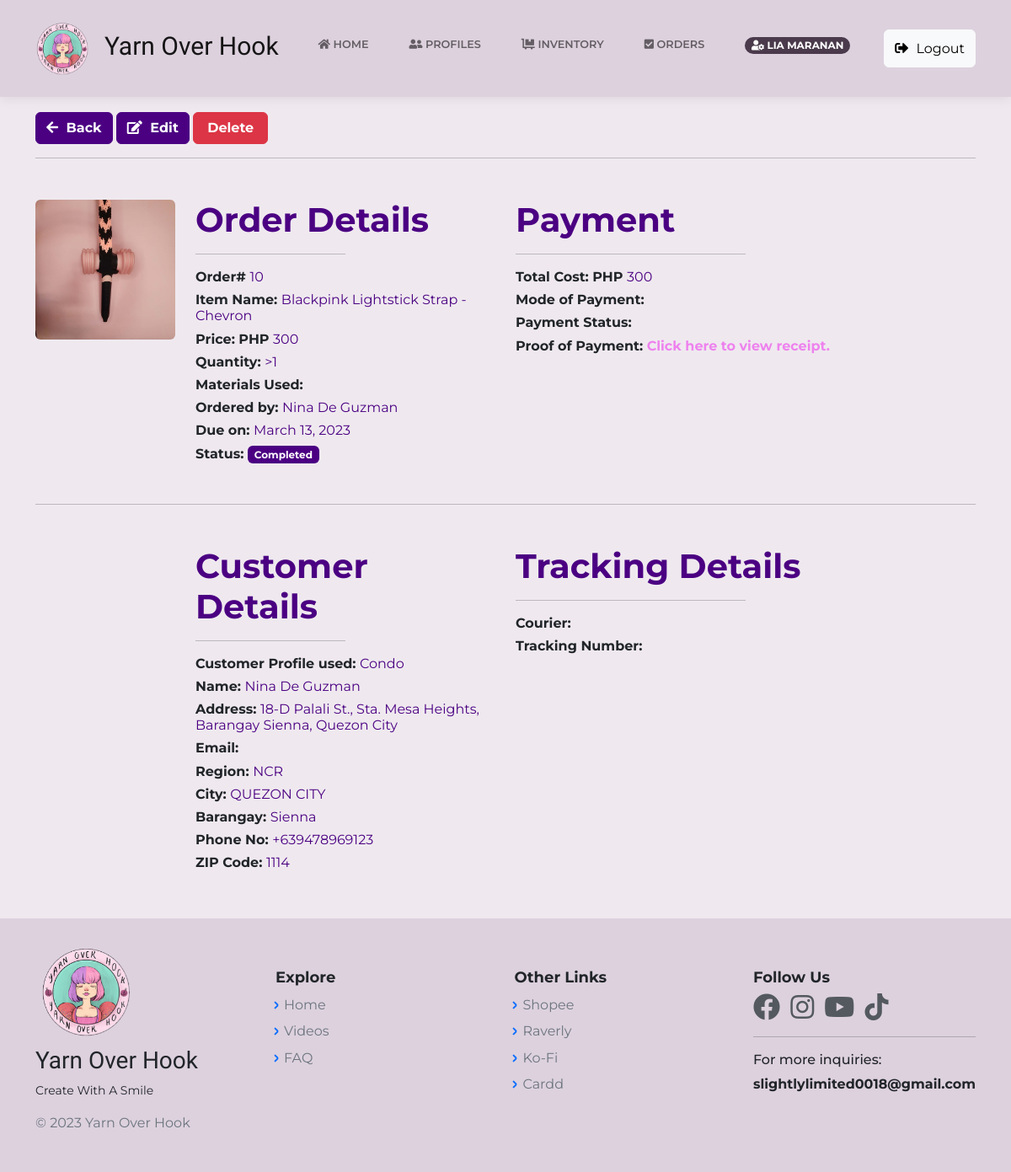
Page /OrderPageAdmin.php?id=10 (signed in) on the earlier database version.
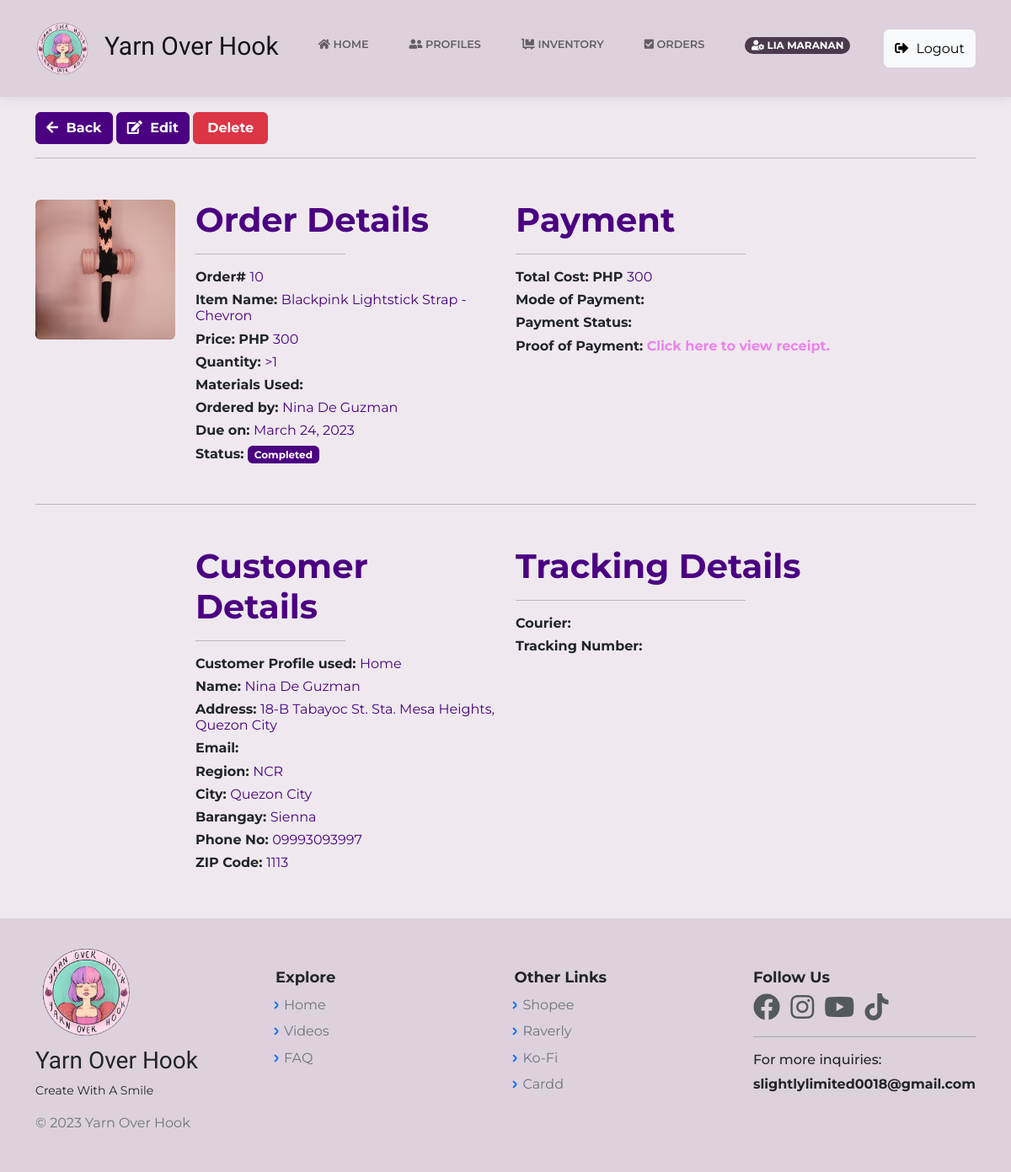
Same page on the later database version.
### tables this page shows
CREATE TABLE `orders_db` (
  `OrderID` bigint(20) NOT NULL,
  `ItemID` bigint(20) NOT NULL,
  `c_id` bigint(12) NOT NULL,
  `cust_status` int(11) NOT NULL DEFAULT 1,
  `OrderQty` int(11) NOT NULL,
  `OrderType` varchar(255) NOT NULL,
  `TypeID` int(11) NOT NULL,
  `OrderDate` timestamp NOT NULL DEFAULT current_timestamp() ON UPDATE current_timestamp(),
  `OrderTotal` int(12) NOT NULL,
  `proof_img` varchar(255) NOT NULL,
  `p_mode` varchar(255) NOT NULL,
  `tracking_no` varchar(255) NOT NULL,
  `courier_id` varchar(255) NOT NULL,
  `pay_status` varchar(255) NOT NULL
);

CREATE TABLE `inventory_db` (
  `id` bigint(20) NOT NULL,
  `ItemID` bigint(20) NOT NULL,
  `ItemName` varchar(100) NOT NULL,
  `ItemImg` varchar(255) NOT NULL,
  `ItemDesc` text NOT NULL,
  `ItemType` varchar(255) NOT NULL,
  `TypeID` int(11) NOT NULL,
  `ItemPrice` int(12) NOT NULL,
  `ItemQty` int(12) NOT NULL,
  `created_at` timestamp NOT NULL DEFAULT current_timestamp() ON UPDATE current_timestamp()
);

CREATE TABLE `cust_profile` (
  `id` bigint(20) NOT NULL,
  `c_id` bigint(12) NOT NULL,
  `c_name` varchar(60) NOT NULL,
  `c_label` varchar(255) NOT NULL,
  `region` varchar(60) NOT NULL,
  `city` varchar(60) NOT NULL,
  `street` varchar(60) NOT NULL,
  `barangay` varchar(60) NOT NULL,
  `phone_no` varchar(20) NOT NULL,
  `zip_code` int(12) NOT NULL,
  `unit_no` int(11) NOT NULL,
  `date` timestamp NOT NULL DEFAULT current_timestamp() ON UPDATE current_timestamp(),
  `address` varchar(150) NOT NULL,
  `login_id` bigint(12) NOT NULL,
  `unique_id` int(5) NOT NULL DEFAULT 1,
  `cust_status` int(1) NOT NULL DEFAULT 0
);

### OrderPageAdmin.php (the view, shortened to what this page needs)
<?php
    include("includes/dbh.inc.php");
    if(isset($_GET['id'])) {
		$id = mysqli_real_escape_string($con, $_GET['id']);
		$item = "SELECT * FROM orders_db INNER JOIN cust_profile
        ON orders_db.c_id = cust_profile.c_id INNER JOIN inventory_db
        ON orders_db.ItemID = inventory_db.ItemID  WHERE OrderID = $id AND cust_profile.cust_status = '1'";
		$result = mysqli_query($con, $item);
		$order = mysqli_fetch_assoc($result);
	}
    require 'layouts/Header.php';
?>
<body class="d-flex flex-column min-vh-100">
<?php require 'layouts/nav.php';?>
    <div class="container my-5">
        <form class="mb-3" method="POST" id="form">
        <button class="btn btn-primary pull-right" type="button" style="font-weight:bold;border-color:indigo;background:indigo;"><a href="OrdersAdminView.php" style="text-decoration:none;color:white;"><i class="fa fa-arrow-left"></i> Back </a></button>
            <a class="btn btn-dark" href="EditOrder.php?id=<?php echo $order['OrderID']; ?>" type="submit" name="edit" role="button" style="font-weight:bold;border-color:indigo;background-color:indigo;"><i class="fas fa-edit"></i> Edit</a>
            <input class="btn btn-danger" name="delete" role="button" value="Delete" style="width: 8%;font-weight:bold;">
        </form><hr>
        <div class="row mt-5">
            <div class="col-md-6">
                <div class="row">
                    <div class="col-md-4">
                        <img class="rounded img-fluid" src="<?php echo $order['ItemImg']; ?>">
                    </div>
                    <div class="col-md-8">
                        <h3 style="font-size:40px; color:indigo;"><strong> Order Details </strong></h3><hr style="width:50%;">
                        <h6 style="font-weight:bold;"> Order# <span style="font-weight:lighter;color:indigo;"><?php echo $order['OrderID']; ?></span></h6>
                        <h6 style="font-weight:bold;"> Item Name: <span style="font-weight:lighter;color:indigo;"><?php echo $order['ItemName']; ?></span></h6>
                        <h6 style="font-weight:bold;"> Price: PHP <span style="font-weight:lighter;color:indigo;"><?php echo $order['ItemPrice']; ?></span></h6>
                        <h6 style="font-weight:bold;"> Quantity: <span style="font-weight:lighter;color:indigo;">><?php echo $order['OrderQty']; ?></span></h6>
                        <h6 style="font-weight:bold;"> Materials Used: </h6>
                        <h6 style="font-weight:bold;"> Ordered by: <span style="font-weight:lighter;color:indigo;"><?php echo $order['c_name']; ?></h6>
                        <h6 style="font-weight:bold;"> Due on: <span style="font-weight:lighter;color:indigo;"><?php echo date("F d, Y", strtotime($order['OrderDate'])); ?></span></h6>
                        <h6 style="font-weight:bold;"> Status: <span class="badge" style="background-color:indigo"><?php echo $order['OrderType']; ?></span></h6>
                    </div>
                </div>
            </div>
            <div class="col-md-6">
                    <h3 style="font-size:40px; color:indigo;"><strong> Payment </strong></h3><hr style="width:50%;">
                    <h6 style="font-weight:bold;"> Total Cost: PHP <span style="font-weight:lighter;color:indigo;"><?php echo $order['OrderTotal']; ?></h6>
                    <h6 style="font-weight:bold;"> Mode of Payment: <span class="badge" style="background-color:blue"><?php echo $order['p_mode']; ?></h6>
                    <h6 style="font-weight:bold;"> Payment Status: <span style="font-weight:bold;color:red;"><?php echo $order['pay_status']; ?></h6>
                    <h6 style="font-weight:bold;"> Proof of Payment: <a href="<?php echo $order['proof_img']; ?>" style="font-weight:bold;;color:violet;text-decoration:none;" > Click here to view receipt. </a></h6>
                </div>
        </div>
        <br><hr>
        <div class="row mt-5">
            <div class="col-md-6">
                <div class="row">
                    <div class="col-md-4">
                    </div>
                    <div class="col-md-8">
                    <h3 style="font-size:40px; color:indigo;"><strong> Customer Details </strong></h3><hr style="width:50%;">
                        <h6 style="font-weight:bold;"> Customer Profile used: <span style="font-weight:lighter;color:indigo;"><?php echo $order['c_label']; ?></h6>
                        <h6 style="font-weight:bold;"> Name: <span style="font-weight:lighter;color:indigo;"><?php echo $order['c_name']; ?> </h6>
                        <h6 style="font-weight:bold;"> Address: <span style="font-weight:lighter;color:indigo;"><?php echo $order['address']; ?></h6>
                        <h6 style="font-weight:bold;"> Email: <span style="font-weight:lighter;color:indigo;"><?php echo $order['email']; ?></h6>
                        <h6 style="font-weight:bold;"> Region: <span style="font-weight:lighter;color:indigo;"><?php echo $order['region']; ?></h6>
                        <h6 style="font-weight:bold;"> City: <span style="font-weight:lighter;color:indigo;"><?php echo $order['city']; ?></h6>
                        <h6 style="font-weight:bold;"> Barangay: <span style="font-weight:lighter;color:indigo;"><?php echo $order['barangay']; ?></h6>
                        <h6 style="font-weight:bold;"> Phone No: <span style="font-weight:lighter;color:indigo;"><?php echo $order['phone_no']; ?></h6>
                        <h6 style="font-weight:bold;"> ZIP Code: <span style="font-weight:lighter;color:indigo;"><?php echo $order['zip_code']; ?></h6>
                    </div>
                </div>
            </div>
            <div class="col-md-6">
                    <h3 style="font-size:40px; color:indigo;"><strong> Tracking Details </strong></h3><hr style="width:50%;">
                    <h6 style="font-weight:bold;"> Courier: <span style="font-weight:lighter;color:indigo;"><?php echo $order['courier_id']; ?></h6>
                    <h6 style="font-weight:bold;"> Tracking Number: <span style="font-weight:lighter;color:indigo;"><?php echo $order['tracking_no']; ?></h6>
                </div>
        </div>
    </div>
<?php require 'layouts/Footer.php';?>

### layouts/Header.php (shortened to what this page needs)
<!DOCTYPE html>
    <html lang="en">
    <head>
        <link rel="stylesheet" href="assets/bootstrap/css/bootstrap.min.css">
        <link rel="stylesheet" href="https://use.fontawesome.com/releases/v5.14.0/css/all.css">
        <link rel="stylesheet" href="https://cdnjs.cloudflare.com/ajax/libs/OwlCarousel2/2.3.4/assets/owl.carousel.min.css" />
        <link rel="stylesheet" href="https://cdnjs.cloudflare.com/ajax/libs/OwlCarousel2/2.3.4/assets/owl.theme.default.min.css" />
        <link rel="stylesheet" href="https://cdn.jsdelivr.net/npm/pace-js@latest/pace-theme-default.min.css">
        <link href="https://cdnjs.cloudflare.com/ajax/libs/sweetalert/1.1.3/sweetalert.css" rel="stylesheet" />
        <link rel="stylesheet" href="assets/css/main.css">
        <link rel="stylesheet" href="assets/css/minimal.css">
        <link rel="stylesheet" href="assets/css/animate.min.css">
        <link rel="stylesheet" href="assets/fonts/simple-line-icons.min.css">
        <link rel="stylesheet" href="assets/css/Animated-Pretty-Product-List-v12-Animated-Pretty-Product-List.css">
        <link rel="stylesheet" href="assets/css/ProdListDesign.css">
        <link rel="stylesheet" href="assets/css/Login-with-overlay-image.css">
        <link rel="stylesheet" href="assets/css/LoginOverlay.css">
        <link rel="stylesheet" href="assets/css/modal.css">
        <link rel="stylesheet" href="assets/css/Profile-Card.css">
        <link rel="stylesheet" href="assets/css/Profile-Edit-Form-styles.css">
        <link rel="stylesheet" href="assets/css/Profile-Edit-Form.css">
        <link rel="stylesheet" href="assets/css/ProfileEdit1.css">
        <link rel="stylesheet" href="assets/css/ProfileEdit2.css">
        <link rel="stylesheet" href="assets/css/ProfileEdit3.css">
        <link rel="stylesheet" href="assets/css/SearchCSS.css">
        <link rel="stylesheet" href="assets/css/Search-Input-responsive.css">
        <link rel="stylesheet" href="assets/css/styleA.css">
        <link rel="stylesheet" href="assets/css/vanilla-zoom.min.css">
        <link rel="stylesheet" href="assets/css/ProfileDesignAdmin.css">
    </head>

### layouts/Nav.php (shortened to what this page needs)
<header>
    <nav class="navbar navbar-light navbar-expand-lg fixed-top clean-navbar">
        <div class="container">
        <a class="navbar-brand logo mx-auto" href="HomePage.php" style="padding-left: 55px;padding-right: 0px;margin-right: 44px;font-size: 30px;font-family: Alata, sans-serif;">
        <img width="70" style="padding-left: 0px;margin-left: -58px;padding-bottom: 0px;" src="assets/img/LOGOEXAMPLE.png" title="Yarn Over Hook" alt="Yarn Over Hook">&nbsp; Yarn Over Hook</a>
            <div class="collapse navbar-collapse my-2" id="navcol-1">
            <?php
                if (isset($_SESSION['login_id']) && $_SESSION['user_rank'] == 'user'){
                    echo '<ul class="navbar-nav ms-auto">
                    <li class="nav-item"><a class="nav-link" href="HomePage.php"><i class="fas fa-home"></i> Home</a></li>
                    <li class="nav-item"><a class="nav-link" href="ProfileAccntView.php"><i class="fas fa-user-friends"></i> Profiles</a></li>
                    <li class="nav-item"><a class="nav-link" href="OrderPageCust.php"><i class="fas fa-check-square"></i> Orders</a></li>
                    <li class="nav-item"><a class="nav-link" href="UserProfile.php"><h6><span class="badge rounded-pill text-white" style="background-color: #4a3a4b;"><i class="fas fa-user-circle"></i> '.$_SESSION['cust_name'].'</span></h6></a></li>
                    <button class="btn btn-light my-3 my-sm-0" id="logout" name="logout" type="submit"> <i class="fas fa-sign-out-alt"></i> Logout</button>
                    </ul>';
                    ?>
                    <script src="https://ajax.googleapis.com/ajax/libs/jquery/1.12.4/jquery.min.js"></script>
                    <script src="https://maxcdn.bootstrapcdn.com/bootstrap/3.3.7/js/bootstrap.min.js"></script>
                    <script src="assets/js/sessiontimeout.js"></script>
                    <?php
                } else if (isset($_SESSION['login_id']) && $_SESSION['user_rank'] == 'admin') {
                    echo '<ul class="navbar-nav ms-auto">
                    <li class="nav-item"><a class="nav-link" href="HomePage.php"><i class="fas fa-home"></i> Home</a></li>
                    <li class="nav-item"><a class="nav-link" href="CustomerProfileListAdmin.php"><i class="fas fa-user-friends"></i> Profiles</a></li>
                    <li class="nav-item"><a class="nav-link" href="Inventory.php"><i class="fas fa-dolly-flatbed"></i> Inventory</a></li>
                    <li class="nav-item"><a class="nav-link" href="OrdersAdminView.php"><i class="fas fa-check-square"></i> Orders</a></li>
                    <li class="nav-item"><a class="nav-link" href="UserProfileAdmin.php"><h6><span class="badge rounded-pill text-white" style="background-color: #4a3a4b;"><i class="fas fa-user-cog"></i> '.$_SESSION['cust_name'].'</span></h6></a></li>
                    <button class="btn btn-light my-3 my-sm-0" id="logout" name="logout" type="submit"> <i class="fas fa-sign-out-alt"></i> Logout</button>
                    </ul>';
                    ?>
            <?php
                }
            ?>
            </div>
        </div>
    </nav>
</header>

### layouts/Footer.php (shortened to what this page needs)
  <footer class="mt-auto page-footer">
    <div class="container">
   	  <div class="row">
        <div class="col-12 col-md-3">
        	<a href="#"><img class="mb-2" src="assets/img/LOGOEXAMPLE.png" width="120" alt="Yarn Over Hook" title="Yarn Over Hook"></a>
          <h3 style="font-family: Alata, sans-serif;">Yarn Over Hook</h3>
          <small class="d-block mb-3">Create With A Smile</small>
          <p class="d-block mb-3 text-muted">&copy; <?php echo date("Y"); ?> Yarn Over Hook</p>
        </div>
        <div class="col-6 col-md">
          <h5>Explore</h5>
          <ul class="list-unstyled text-small">
            <li class="mb-1"><a class="link-secondary text-decoration-none" href="HomePage.php">Home</a></li>
            <li class="mb-1"><a class="link-secondary text-decoration-none" href="Videos.php">Videos</a></li>
            <li class="mb-1"><a class="link-secondary text-decoration-none" href="FAQ.php">FAQ</a></li>
          </ul>
        </div>
        <div class="col-6 col-md">
          <h5>Other Links</h5>
          <ul class="list-unstyled text-small">
            <li class="mb-1"><a class="link-secondary text-decoration-none" target="_blank" href="https://shopee.ph/y.o.h.plus">Shopee</a></li>
            <li class="mb-1"><a class="link-secondary text-decoration-none" target="_blank" href="https://www.ravelry.com/people/yohplus">Raverly</a></li>
            <li class="mb-1"><a class="link-secondary text-decoration-none" target="_blank" href="https://ko-fi.com/yohplus/link/CHONKY10">Ko-Fi</a></li>
            <li class="mb-1"><a class="link-secondary text-decoration-none" target="_blank" href="https://yohplus.carrd.co">Cardd</a></li>
          </ul>
        </div>
        <div class="col-12 col-md">
        <h5>Follow Us</h5>
          <div class="ft-soc">
  				  <a href="https://www.facebook.com/y.o.h.plus" target="_blank"> <i class="fab fa-facebook fa-2x me-2"></i></a>
            <a href="https://www.instagram.com/y.o.h.plus" target="_blank"> <i class="fab fa-instagram fa-2x me-2"></i></a>
  				  <a href="https://www.youtube.com/channel/UCSxg8KwMRQxEk8v5vjpXKcg" target="_blank"> <i class="fab fa-youtube fa-2x me-2"></i></a>
            <a href="https://vt.tiktok.com/ZScNM2Lx" target="_blank"> <i class="fab fa-tiktok fa-2x me-2"></i></a>
          </div><hr>
        <h6>For more inquiries:</h6>
        <strong>slightlylimited0018@gmail.com</strong>
    </footer>
    </body>
</html>

### assets/css/main.css (style rules this page uses)
body { background-color: #efe9ef !important; padding-top: 85px; }
footer { background-color: #ddd1de !important; padding: 30px; }
nav { padding: 20px; }
.navbar { background-color: #ddd1de; }
.container { animation: transitionInContainer 0.50s; }

### assets/css/Profile-Edit-Form-styles.css (style rules this page uses)
hr { height: 2px; }

### assets/css/Profile-Edit-Form.css (style rules this page uses)
hr { height: 2px; }

### assets/css/ProfileEdit1.css (style rules this page uses)
hr { height: 2px; }

### assets/css/ProfileEdit2.css (style rules this page uses)
hr { height: 2px; }

### OrderPageAdmin.php (style rules this page uses)
.row:after { content: ""; display: table; clear: both; }

Differences in the rows shown:
changed orders_db "Completed": OrderDate "March 13, 2023" → "March 24, 2023"; cust_profile.c_label "Condo" → "Home"; cust_profile.address "18-D Palali St., Sta. Mesa Heights, Barangay Sienna, Quezon City" → "18-B Tabayoc St. Sta. Mesa Heights, Quezon City"; cust_profile.city "QUEZON CITY" → "Quezon City"; cust_profile.phone_no "+639478969123" → "09993093997"; cust_profile.zip_code "1114" → "1113"
